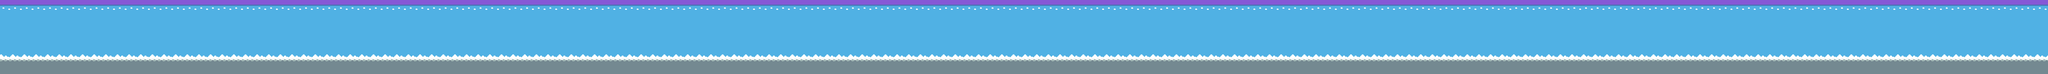

Tiled map render using the project's own tile images. Description and the map definition, with tile-layer contents summarised, below:
An orthogonal 880x32 tile map with 16x16 px tiles, 1 tile layer (Farground).

<map version="1.5" tiledversion="1.7.2" orientation="orthogonal" renderorder="right-down" width="880" height="32" tilewidth="16" tileheight="16" infinite="0" nextlayerid="9" nextobjectid="10">
 <editorsettings>
  <export format="lua" />
 </editorsettings>
 <tileset firstgid="1" name="platformer" tilewidth="16" tileheight="16" tilecount="440" columns="22">
  <image source="../graphics/arcade_platformerV2.png" trans="8658d6" width="352" height="320" />
 </tileset>
 <layer id="1" name="Farground" width="880" height="32">
  <data>[28160 cells, 28160 non-empty, 63 distinct tile ids]</data>
 </layer>
</map>